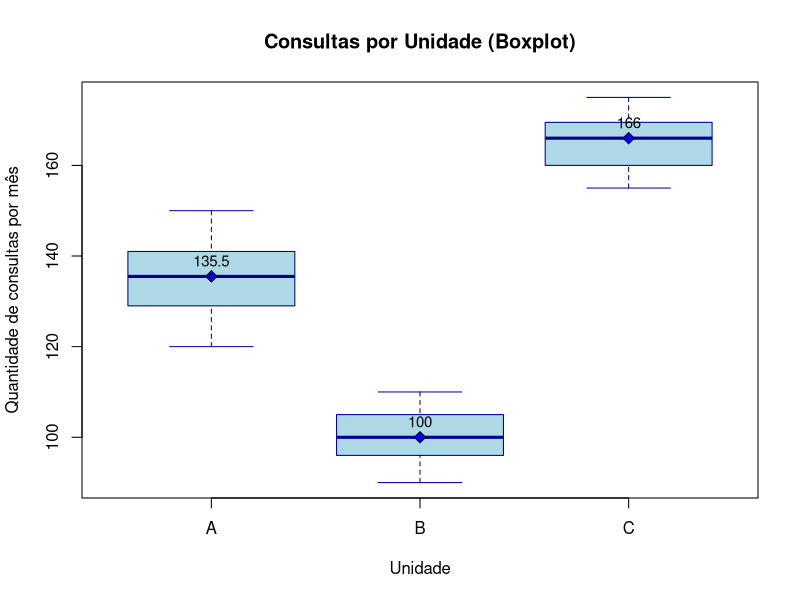
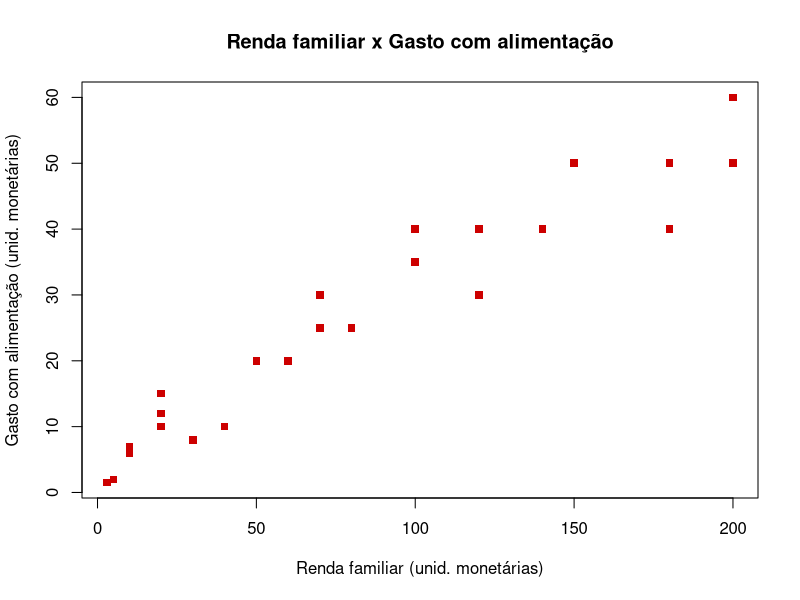

Source code (R) for these figures, in order:
## ---- chunk 1
#| label: Coef_variacao

# Dados
idades <- c(48,52,41,60,55,33,70,49,46,58,65,44,39,53,61,47,42,68,56,50)

# Cálculo da média e do desvio padrão
media_id <- mean(idades)
dp_id <- sd(idades) #amostral por padrão

# Cálculo do coeficiente de variação (em %)
cv_id <- (dp_id/media_id)*100

# Imprimindo os resultados
list(Media = round(media_id,2), Desvio_Padrao = round(dp_id,4),Coeficiente_Variacao = round(cv_id,2))
## ---- chunk 2
#| label: Assimetria_Curtose

g1 <- e1071::skewness(idades, type=2) #Assimetria
k_base <- e1071::kurtosis(idades, type=2) #curtose de Pearson

#Imprimindo os resultados
list(Assimetria = round(g1, 4), Curtose_base3 = round(k_base + 3, 4))
## ---- chunk 3
#| label: Boxplot

# Dados
Unidade_A <- c(120,130,125,140,150,135,128,142,138,145,132,136)
Unidade_B <- c( 90, 95,100,110,105, 98,102,108,100, 97, 93,105)
Unidade_C <- c(160,155,165,170,168,162,158,175,172,160,167,169)

df <- data.frame(
  unidade   = factor(rep(c("A","B","C"), each = 12), levels = c("A","B","C")),
  consultas = c(Unidade_A,Unidade_B,Unidade_C)
)

#Gerando o gráfico
boxplot(consultas ~ unidade, data = df,
        col = "lightblue", border = "blue4",
        main = "Consultas por Unidade (Boxplot)",
        xlab = "Unidade", ylab = "Quantidade de consultas por mês")

# Visualizando as Medianas no gráfico
meds <- tapply(df$consultas, df$unidade, median)
points(x = seq_along(meds), y = meds, pch = 23, bg = "blue", cex = 1.2)
text(x = seq_along(meds), y = meds, labels = round(meds, 1),
     pos = 3, cex = 0.9)

## ---- chunk 4
#Dados - criando a tabela
tab <- base::matrix(c(27,34,
                      42,47),
                    nrow = 2, byrow = TRUE)

dimnames (tab) = list(Asma = c("Sim", "Não"),
                      Gripe = c("Sim","Não"))
  
tab
addmargins(tab) #total de linhas/coluna
              

#Calculando o qui-quadrado de independência
quiQuadrante <- chisq.test(tab, correct = FALSE)

#Imprimindo o resultado
list(Qui_quadrante = quiQuadrante)

#list(Assimetria = round(g1, 4), Curtose_base3 = round(k_base + 3, 4))
## ---- chunk 5
# Usando o valor do teste anterior
quiQuadrante2 <- as.numeric(quiQuadrante$statistic)

#Calcula o Coeficiente de Contigência
n <- sum(tab)
C <- sqrt(quiQuadrante2/(quiQuadrante2+n))

#Imprime o resultado
list(Coeficiente_Contigencia = C)
## ---- chunk 6
#Dados
X <- c(3,5,10,10,20,20,20,30,40,50,60,70,70,80,100,100,100,120,120,140,150,180,180,200,200)
Y <- c(1.5,2,6,7,10,12,15,8,10,20,20,25,30,25,40,35,40,30,40,40,50,40,50,60,50)
i <- seq_along(X) #a mais

#Dispersão
plot(X, Y,
     pch = 15, col = "red3",
     main = "Renda familiar x Gasto com alimentação",
     xlab = "Renda familiar (unid. monetárias)",
     ylab = "Gasto com alimentação (unid. monetárias)")
## ---- chunk 7
# Calculando o coeficiente de correlação linear de Person
r <- cor(X,Y,method = "pearson")

list(Coeficiente_Pearson = r)
